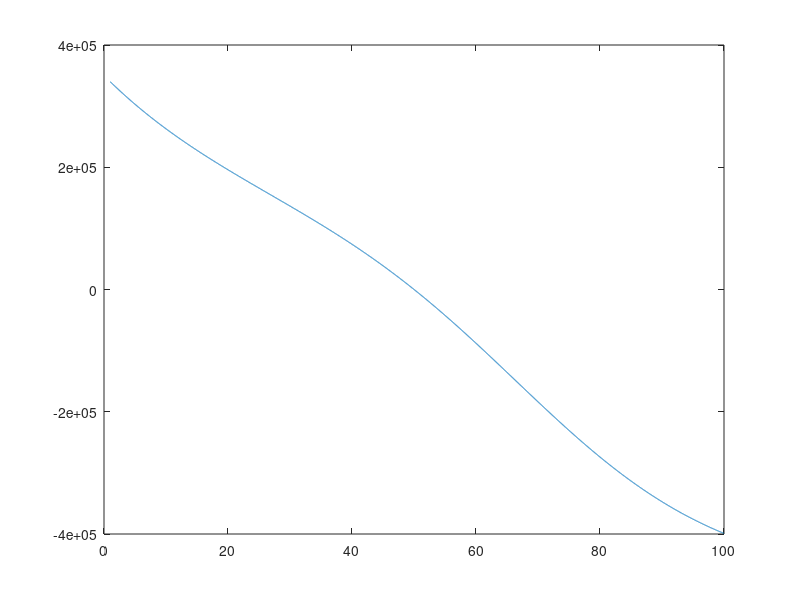

The MATLAB source for this figure: (Note: this script raises an error after producing the figure.)
%Esercizio 2
% Determinare, con i metodi visti a lezione, il tempo t in cui le
% due popolazioni sono uguali ed i valori P (t) e P (t) s u .
% Confrontare, analizzare e commentare i risultati alla luce della
% teoria.

clc;
clear;

f1 = @(t) 240000.*exp(-0.04.*t)+120000-600000./(1+59.*exp(-0.06.*t));
f1_der = @(t) - 9600.*exp(-t./25) - (2124000.*exp(-(3.*t)/50))./(59.*exp(-(3.*t)/50) + 1).^2;

x_f = linspace(1, 100, 10000);
y_f = feval(f1, x_f);
plot(x_f,y_f);

prec = 10^-5;
max_it = 100;
interval = [1,100];

execute( f1, f1_der, interval, prec, max_it );